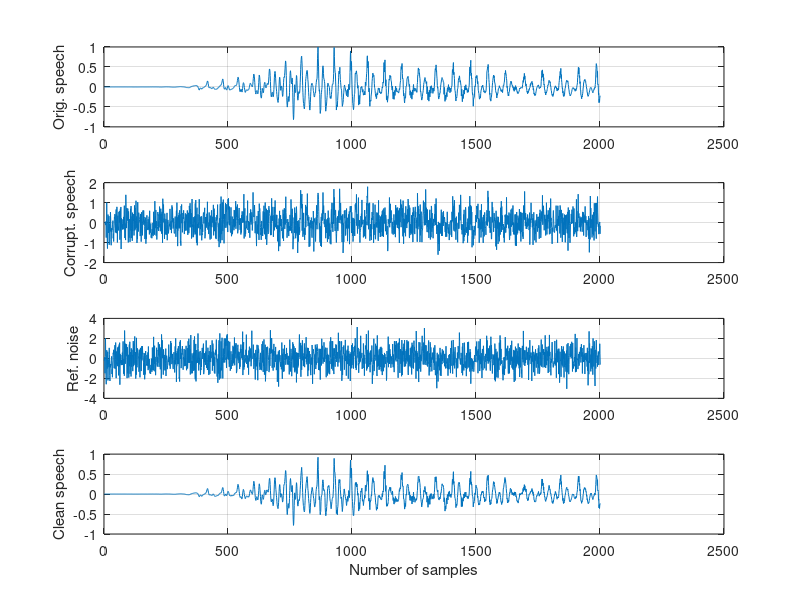
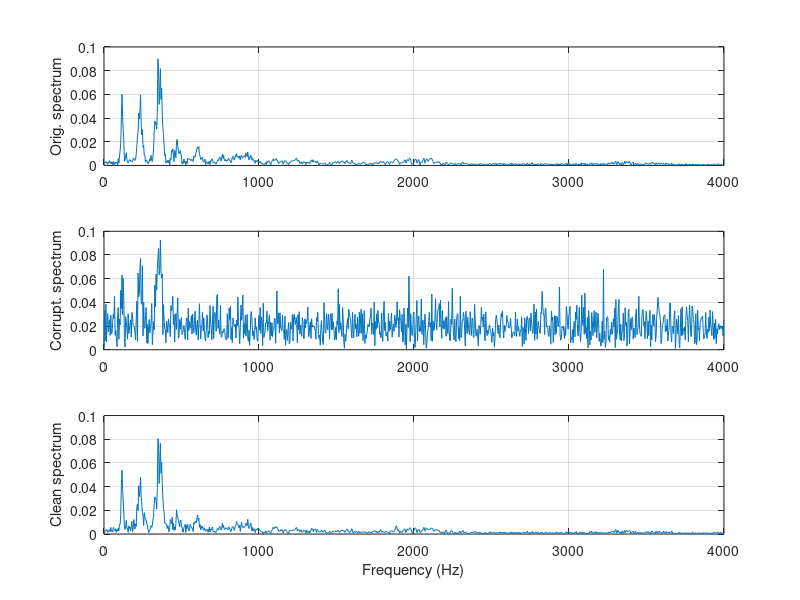

These charts were generated, in order, by the following MATLAB code:
%MATLAB Program 9.1b for Section 10.3.1
close all; clear all
load wen.dat                                            % given by the instructor
fs=8000;                                                  % sampling rate
t=0:1:length(wen)-1;                               % create index array                       
t=t/fs;                                                      % convert indices to time instant
x=randn(1,length(wen));                         % generate random noise
n=filter([ 0 0 0 0 0 0.5 ],1,x);                 %  generate the corruption noise 
d=wen+n;                                                % generate signal plus noise
w=zeros(1,21);                                        % initialize adaptive filter coefficients
y=zeros(1,length(t));                               % initialize the adaptive filter output array
e=y;                                                             % initialize the output array
Q=eye(21)*mean(sum(x.*x)); % Initialize the inverse of auto-correlation matrix
 % Adaptive filtering using the RLS algorithm
lamda=0.995;
% Perform adaptive filtering using the RLS algorithm
for n=21:length(t)
    xx=x(n:-1:n-20)';   % Obtain input vector
    alpha=d(n)-w*xx;
    k=Q*xx/(lamda+xx'*Q*xx);
    w=w+k'*alpha;
    Q=(Q-k*xx'*Q)/lamda;
    y(n)=w*xx;
    e(n)=d(n)-y(n);
end

% calculate single-side amplitude spectrum for the original signal
 WEN=2*abs(fft(wen))/length(wen);WEN(1)=WEN(1)/2;
% calculate single-side amplitude spectrum for the corrupted signal
 D=2*abs(fft(d))/length(d);D(1)=D(1)/2;
 f=[0:1:length(wen)/2]*fs/length(wen);
% calculate single-side amplitude spectrum for the noise cancelled signal
 E=2*abs(fft(e))/length(e);E(1)=E(1)/2;
% plot signals and spectrums
 subplot(4,1,1), plot(wen);grid; ylabel('Orig. speech');
 subplot(4,1,2),plot(d);grid; ylabel('Corrupt. speech')
 subplot(4,1,3),plot(x);grid;ylabel('Ref. noise');
 subplot(4,1,4),plot(e);grid; ylabel('Clean speech');
 xlabel('Number of samples');
 figure
subplot(3,1,1),plot(f,WEN(1:length(f)));grid
 ylabel('Orig. spectrum')
subplot(3,1,2),plot(f,D(1:length(f)));grid; ylabel('Corrupt. spectrum')
subplot(3,1,3),plot(f,E(1:length(f)));grid
 ylabel('Clean spectrum'); xlabel('Frequency (Hz)');
